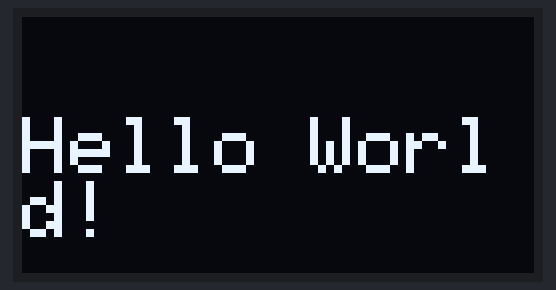
This program was run on a simulated ESP32-C3. On the bench: 128×64 one-colour display.

Above: at 0.1 s.

The program:

main.cpp
```cpp
#include <Arduino.h>
#include <Wire.h>
#include <Adafruit_GFX.h>
#include <Adafruit_SSD1306.h>

#define SCREEN_WIDTH 128
#define SCREEN_HEIGHT 64

#define SDA_PIN 8
#define SCL_PIN 9

Adafruit_SSD1306 display(SCREEN_WIDTH, SCREEN_HEIGHT, &Wire, -1);

void setup()
{
    Wire.begin(SDA_PIN, SCL_PIN);

    display.begin(SSD1306_SWITCHCAPVCC, 0x3C);

    display.clearDisplay();

    display.setTextSize(2);
    display.setTextColor(SSD1306_WHITE);

    display.setCursor(0, 25);
    display.println("Hello World!");

    display.display();
}

void loop()
{
}
```
